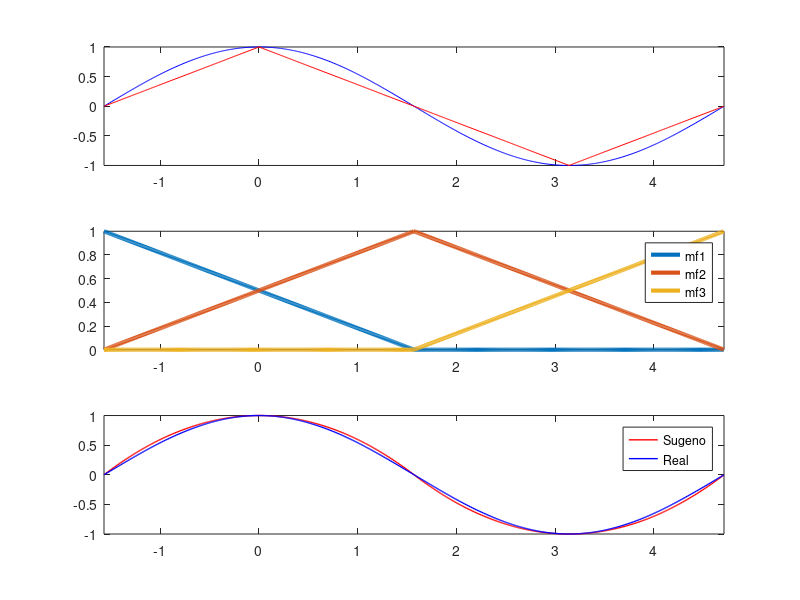

Reproduce this figure in MATLAB. (Note: this script raises an error after producing the figure.)
% exc 2 - Sugeno para aproximar y=cos(x) [-pi/2, 3*pi/2]
clc; clf;

step = 0.01;

t_cos = -pi/2:step:3*pi/2;
y_cos = cos(t_cos);

figure(1);
subplot(311);
plot(t_cos,y_cos,'b');
hold on;

p1 = [-pi/2 , 0]; 
p2 = [0     , 1];     
p3 = [pi    ,-1];   
p4 = [3*pi/2, 0];

[coeff1, S1] = polyfit([p1(1);p2(1)],[p1(2);p2(2)],1);
[coeff2, S2] = polyfit([p2(1);p3(1)],[p2(2);p3(2)],1);
[coeff3, S3] = polyfit([p3(1);p4(1)],[p3(2);p4(2)],1);

y1 = polyval(coeff1,t_cos);
y2 = polyval(coeff2,t_cos);
y3 = polyval(coeff3,t_cos);
plot(t_cos,y1, 'r');
plot(t_cos,y2, 'r');
plot(t_cos,y3, 'r');
axis ([-pi/2 3*pi/2 -1 1]);

subplot(312);

% mf1 = trimf(t, [-pi/2 - pi,  -pi/2, -pi/2 + pi]);
% mf2 = trimf(t, [ pi/2 - pi,   pi/2,  pi/2 + pi]);
% mf3 = trimf(t, [3*pi/2- pi, 3*pi/2, 3*pi/2+ pi]);

a = pi;
mf1 = trimf(t_cos, [-pi/2 - pi,  -pi/2, -pi/2 + pi]);
mf2 = trimf(t_cos, [ pi/2 - pi,   pi/2,  pi/2 + pi]);
mf3 = trimf(t_cos, [3*pi/2- pi, 3*pi/2, 3*pi/2+ pi]);

plot(t_cos, mf1,'LineWidth',3);
hold on;
plot(t_cos, mf2,'LineWidth',3);
plot(t_cos, mf3,'LineWidth',3);
legend('mf1', 'mf2', 'mf3');
axis ([-pi/2 3*pi/2 0 1]);

% graus de ativacao da regra nos consequentes
w1 = mf1 .* t_cos;
w2 = mf2 .* t_cos;
w3 = mf3 .* t_cos;

% z1 = coeff1(1)*t + coeff1(2);
% z2 = coeff2(1)*t + coeff2(2);
% z3 = coeff3(1)*t + coeff3(2);

z1 = y1;
z2 = y2;
z3 = y3;

sugeno = (w1.*z1 + w2.*z2 + w3.*z3)./(w1+w2+w3);

subplot(313);
plot(t_cos,sugeno,'r','LineWidth',1); hold on;
plot(t_cos,y_cos,'b','LineWidth',1);
legend('Sugeno','Real');
axis ([-pi/2 3*pi/2 -1 1]);



%% 

exc3_sugeno = readfis('exc3_sugeno.fis');

t_seno = 0:0.01:2*pi;
y_seno = sin(t_seno);
y_hat = evalfis(t_seno,exc3_sugeno);
MSE = (sum((y_hat' - y_seno).^2))/size(y_seno,2)
figure();
plot(t_cos,y_seno,'r'); hold on;
plot(t_cos,y_hat,'b');
lengend()

%%
exc3_mamdani = seno_mamdani%readfis('seno_mamdani.fis');

t_seno = 0:0.01:2*pi;
y_seno = sin(t_seno);
y_hat = evalfis(t_seno,exc3_mamdani);
MSE = (sum((y_hat' - y_seno).^2))/size(y_seno,2)
figure();
plot(t_cos,y_seno,'r'); hold on;
plot(t_cos,y_hat,'b');
%lengend()


%% planes
P1 = [0,0,0];
P2 = [2.5,0,0.15];
P3 = [0,2.5,0.15];
normal = cross(P1-P2, P1-P3);

syms x y z;
P = [x,y,z];
planefunction = dot(normal, P-P1)
